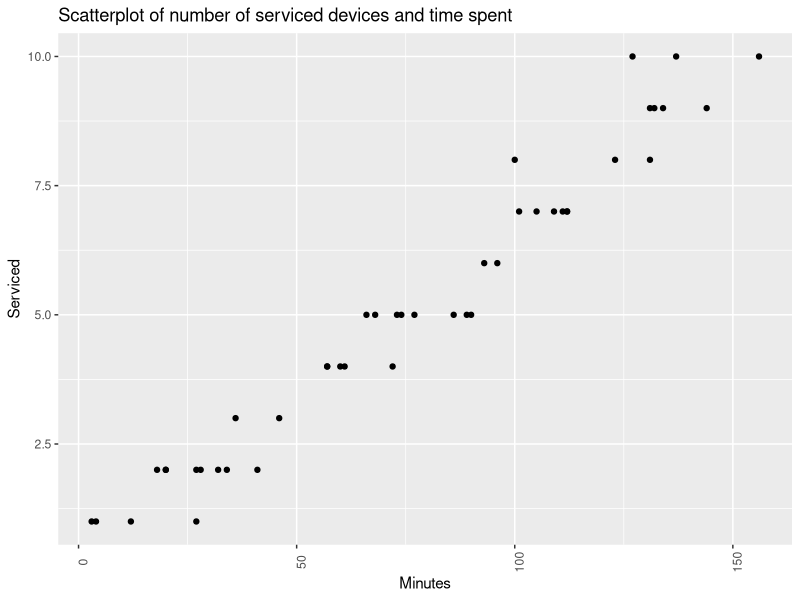

This figure's R source:
## ---- chunk 1
Data = read.table("copier.txt", header=TRUE)
head(Data)
## ---- chunk 2
library(tidyverse)
ggplot(Data, aes(x=Minutes, y=Serviced))+
  geom_point()+
  theme(axis.text.x=element_text(angle=90))+
  labs(x="Minutes", 
       y="Serviced", 
       title="Scatterplot of number of serviced devices and time spent")

## ---- chunk 3
result <- lm(Serviced ~ Minutes, data=Data)
summary(result)
## ---- chunk 4
anova.tab <- anova(result)
anova.tab
